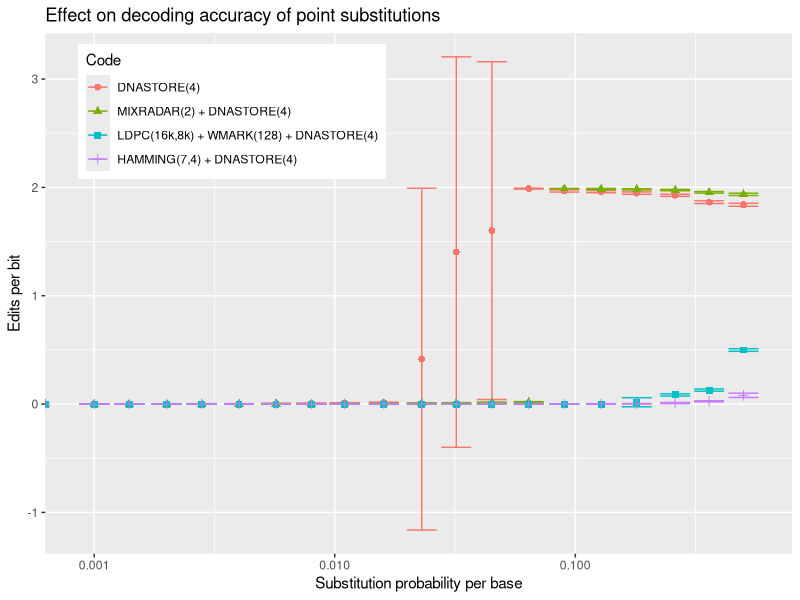

Write the R code that produced this figure.
library("ggplot2");
df.l4 <- read.table(file="len4.subs.tab");
df.l4.ham <- read.table(file="len4.ham.subs.tab");
df.l4.mix2 <- read.table(file="len4.mix2.subs.tab");
df.l4.ldpc <- read.table(file="len4.wat128.ldpc.subs.tab");

df.l4$MutProb <- 1;
df.l4.mix2$MutProb <- 1;
df.l4.ham$MutProb <- 1;

df.l4$group <- 1;
df.l4.mix2$group <- 2;
df.l4.ldpc$group <- 3;
df.l4.ham$group <- 4;
df <- rbind(df.l4,df.l4.mix2,df.l4.ldpc,df.l4.ham);

df$Code=factor(df$group,labels=c("DNASTORE(4)","MIXRADAR(2) + DNASTORE(4)","LDPC(16k,8k) + WMARK(128) + DNASTORE(4)","HAMMING(7,4) + DNASTORE(4)"));
subplot <- ggplot(df,aes(x=SubProb,y=MeanEditsPerBit,color=Code)) + geom_errorbar(aes(ymin=MeanEditsPerBit-2*StDevEditsPerBit,ymax=MeanEditsPerBit+2*StDevEditsPerBit)) + geom_point(aes(shape=Code),size=2) + ylab("Edits per bit") + xlab("Substitution probability per base") + ggtitle("Effect on decoding accuracy of point substitutions") + theme(legend.position=c(.25,.85)) + scale_x_log10();

ggsave("subplot.ps",plot=subplot);

